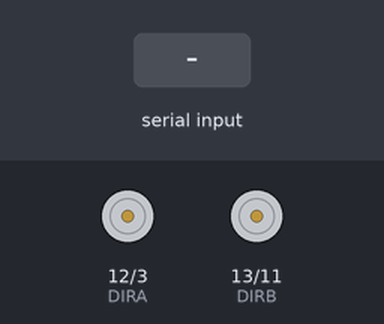
A sketch run on a simulated Arduino Uno, built with avr-gcc and run on an emulated ATmega328P. On the bench: direction and speed pins drawn as motors (green arrow = direction pin HIGH = forward, orange = LOW = backward, longer = more drive). The inputs (shaded band) are chosen by the test bench.

Above: at 1.2 s.
1.3 s: byte 102 (FOWARD) received over Serial
At 2.1 s:
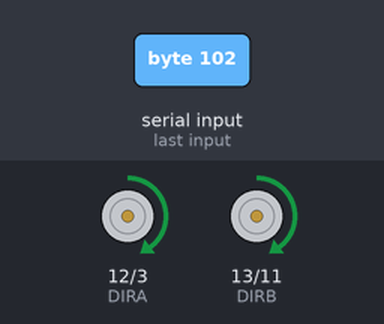
2.8 s: byte 98 (BACKWARD) received over Serial
At 3.2 s:
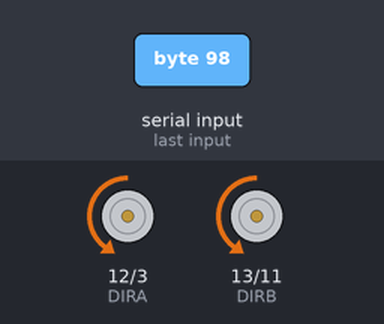
4.3 s: byte 108 (LEFT) received over Serial
At 5.5 s:
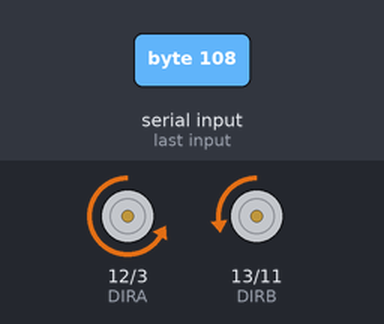
5.8 s: byte 100 (TURN_RIGHT) received over Serial
At 6.7 s:
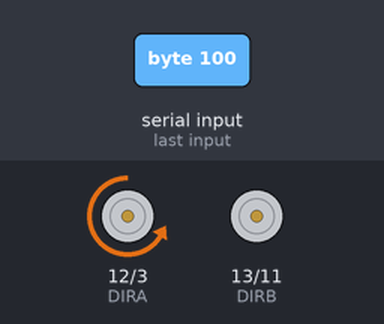
7.3 s: "1" received over Serial
At 7.9 s:
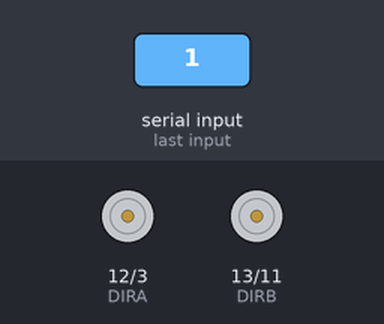
Timing chart, 0 to 9.8 s (numbered marks = the images above; inputs shaded):
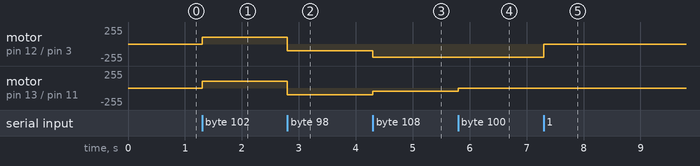

Measured:
- after the input at 1.3 s, motor on pin 12 (DIRA) / pin 3 (PWMA), motor on pin 13 (DIRB) / pin 11 (PWMB): stopped → forward 100/255 at once
- after the input at 2.8 s, motor on pin 12 (DIRA) / pin 3 (PWMA), motor on pin 13 (DIRB) / pin 11 (PWMB): forward 100/255 → backward 100/255 at once
- after the input at 4.3 s, motor on pin 12 (DIRA) / pin 3 (PWMA): backward 100/255 → backward 200/255 at once; motor on pin 13 (DIRB) / pin 11 (PWMB): backward 100/255 → backward 50/255 at once
- after the input at 5.8 s, motor on pin 13 (DIRB) / pin 11 (PWMB): backward 50/255 → stopped at once
- after the input at 7.3 s, motor on pin 12 (DIRA) / pin 3 (PWMA): backward 200/255 → stopped at once

The sketch:

communication-Rasp.ino
```cpp
// Clockwise and counter-clockwise definitions.
// Depending on how you wired your motors, you may need to swap.
#define CW  1
#define CCW 0

// Motor definitions to make life easier:
#define MOTOR_A 0
#define MOTOR_B 1

#define STOP 's'
#define FOWARD 'f'
#define BACKWARD 'b'
#define LEFT 'l'
#define RIGHT 'r'
#define TURN_LEFT 'e'
#define TURN_RIGHT 'd'

const byte PWMA = 3;  // PWM control (speed) for motor A
const byte PWMB = 11; // PWM control (speed) for motor B
const byte DIRA = 12; // Direction control for motor A
const byte DIRB = 13; // Direction control for motor B

char incoming = 'n';
int last_cw = CW;

void setup()
{
  Serial.begin(19200);
  setupArdumoto();
}

void loop()
{

  if (Serial.available()){

    incoming = Serial.read();
    switch(incoming){
      case FOWARD:
        driveArdumoto(MOTOR_A, CW, 100);
        driveArdumoto(MOTOR_B, CW, 100);
        last_cw = CW;
      break;
      case BACKWARD:
        driveArdumoto(MOTOR_A, CCW, 100);
        driveArdumoto(MOTOR_B, CCW, 100);
        last_cw = CCW;
      break;
      case LEFT:
        if (last_cw == CW) {
            analogWrite(PWMA, 50);
            analogWrite(PWMB, 200);
          } else {
            analogWrite(PWMA, 200);
            analogWrite(PWMB, 50);
          }
      break;
      case RIGHT:
        if (last_cw == CW) {
            analogWrite(PWMA, 50);
            analogWrite(PWMB, 200);
          } else {
            analogWrite(PWMA, 200);
            analogWrite(PWMB, 50);
          }
      break;
      case TURN_RIGHT:
         stopArdumoto(MOTOR_A);
         stopArdumoto(MOTOR_B);
         driveArdumoto(MOTOR_A, CCW, 200);
      break;
      case TURN_LEFT:
         stopArdumoto(MOTOR_A);
         stopArdumoto(MOTOR_B);
         driveArdumoto(MOTOR_B, CCW, 200);
      default:
        stopArdumoto(MOTOR_A);
        stopArdumoto(MOTOR_B);
    }
    delay(1);

  }
}

// driveArdumoto drives 'motor' in 'dir' direction at 'spd' speed
void driveArdumoto(byte motor, byte dir, byte spd)
{
  if (motor == MOTOR_A)
  {
    digitalWrite(DIRA, dir);
    analogWrite(PWMA, spd);
  }
  else if (motor == MOTOR_B)
  {
    digitalWrite(DIRB, dir);
    analogWrite(PWMB, spd);
  }
}

// stopArdumoto makes a motor stop
void stopArdumoto(byte motor)
{
  driveArdumoto(motor, 0, 0);
}

// setupArdumoto initialize all pins
void setupArdumoto()
{
  // All pins should be setup as outputs:
  pinMode(PWMA, OUTPUT);
  pinMode(PWMB, OUTPUT);
  pinMode(DIRA, OUTPUT);
  pinMode(DIRB, OUTPUT);

  // Initialize all pins as low:
  digitalWrite(PWMA, LOW);
  digitalWrite(PWMB, LOW);
  digitalWrite(DIRA, LOW);
  digitalWrite(DIRB, LOW);
}
```
